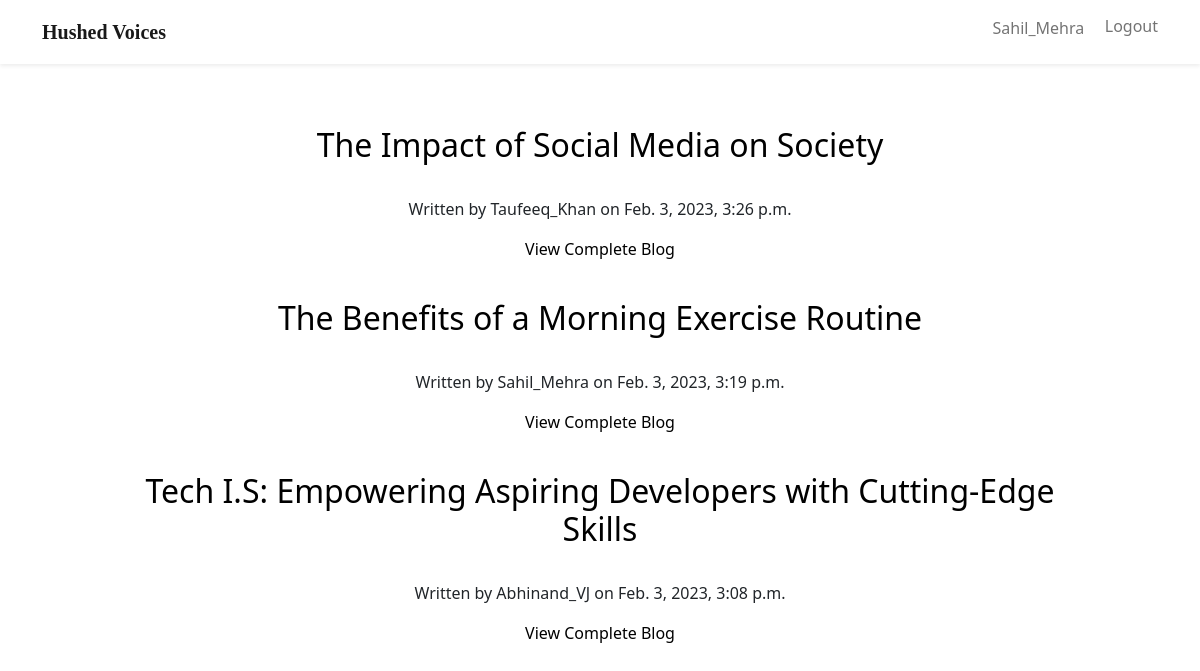
Screenshot of / (signed in) with the database file from the repository.
### blog/models.py (models this page shows, shortened)
class Post(models.Model):
    title = models.CharField(max_length=100)
    content = models.TextField()
    image = CloudinaryField(blank=False)
    created_at = models.DateTimeField(auto_now_add=True)
    author = models.ForeignKey(User, on_delete=models.CASCADE)

### blog/views.py (the view)
# urls.py: path('', views.post_list, name='post_list'),
@login_required
def post_list(request):
    posts = Post.objects.all().order_by('-created_at')
    return render(request, 'post_list.html', {'posts': posts})

### templates/post_list.html (shortened to what this page needs)
<!DOCTYPE html>
<html lang="en">
<head>
    {% load static %}
    <link rel="stylesheet" href="{% static 'css/style.css' %}">
    <link rel="stylesheet" href="https://cdn.jsdelivr.net/npm/bootstrap-icons@1.7.2/font/bootstrap-icons.css">
    <link href="https://cdn.jsdelivr.net/npm/bootstrap@5.1.3/dist/css/bootstrap.min.css" rel="stylesheet"
>
</head>
<body>
<nav class="navbar navbar-expand-lg navbar-light shadow-sm">
    <div class="container">
        <a class="navbar-brand title-icon" href="#"><span class="font-primary">Hushed Voices</span></a>
        <div class="collapse navbar-collapse" id="navbarToggler">
            <ul class="navbar-nav ms-auto mb-2">
                <li class="nav-item">
                    <a class="nav-link font-black" href="#about">{{ user }} &nbsp;&nbsp; </a>
                </li>
                <li class="nav-item">
                    <div class="logout"><a href="{% url 'logout' %}">Logout</a></div>
                </li>
            </ul>
        </div>
    </div>
</nav>
    <div class="content">
    <br>
    {% for post in posts %}
    <div class="main_content">
    <h2> <br> <a href="/blog/{{post.id}}/"> {{ post.title }} </a> </h2>
    <p>Written by {{ post.author }} on {{ post.created_at }}</p>
    <div id="e">
        <a href="/blog/{{post.id}}/"> View Complete Blog </a> <br>
    </div>
    </div>
    {% endfor %}
    </div>
</body>
</html>

### static/css/style.css (style rules this page uses)
body { background-color: rgb(0, 0, 0); color: white; }
a { color: white; }
.content { width: 80%; text-align: center; margin-left: 10%; }
.logout a { text-decoration: none; color: rgba(0, 0, 0, .55); margin-top: 4px; padding-top: 2vw; }
.logout { margin-top: 0.5vw; }
span.font-primary { font-family: cursive; font-weight: bold; }
.content a { text-decoration: none; color: black; }

### rows the page displays
Post: title "The Impact of Social Media on Society", author "Taufeeq_Khan", created_at "Feb. 3, 2023, 3:26 p.m."
Post: title "The Benefits of a Morning Exercise Routine", author "Sahil_Mehra", created_at "Feb. 3, 2023, 3:19 p.m."
Post: title "Tech I.S: Empowering Aspiring Developers with Cutting-Edge Skills", author "Abhinand_VJ", created_at "Feb. 3, 2023, 3:08 p.m."

### other values shown
{{ user }} "Sahil_Mehra"
